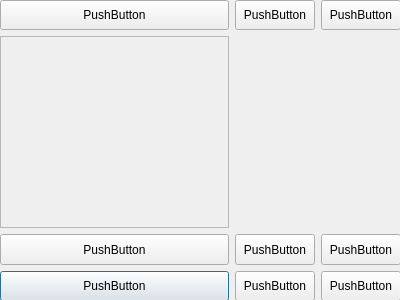
<?xml version="1.0" encoding="UTF-8"?>
<ui version="4.0">
 <class>Juego</class>
 <widget class="QDialog" name="Juego">
  <property name="geometry">
   <rect>
    <x>0</x>
    <y>0</y>
    <width>400</width>
    <height>300</height>
   </rect>
  </property>
  <property name="windowTitle">
   <string>Dialog</string>
  </property>
  <widget class="QWidget" name="gridLayoutWidget">
   <property name="geometry">
    <rect>
     <x>0</x>
     <y>0</y>
     <width>401</width>
     <height>301</height>
    </rect>
   </property>
   <layout class="QGridLayout" name="gridLayout">
    <property name="sizeConstraint">
     <enum>QLayout::SetNoConstraint</enum>
    </property>
    <item row="3" column="0">
     <widget class="QPushButton" name="b7">
      <property name="sizePolicy">
       <sizepolicy hsizetype="Minimum" vsizetype="Expanding">
        <horstretch>0</horstretch>
        <verstretch>0</verstretch>
       </sizepolicy>
      </property>
      <property name="text">
       <string>PushButton</string>
      </property>
     </widget>
    </item>
    <item row="0" column="2">
     <widget class="QPushButton" name="b3">
      <property name="sizePolicy">
       <sizepolicy hsizetype="Minimum" vsizetype="Expanding">
        <horstretch>0</horstretch>
        <verstretch>0</verstretch>
       </sizepolicy>
      </property>
      <property name="text">
       <string>PushButton</string>
      </property>
     </widget>
    </item>
    <item row="2" column="1">
     <widget class="QPushButton" name="b5">
      <property name="sizePolicy">
       <sizepolicy hsizetype="Minimum" vsizetype="Expanding">
        <horstretch>0</horstretch>
        <verstretch>0</verstretch>
       </sizepolicy>
      </property>
      <property name="text">
       <string>PushButton</string>
      </property>
     </widget>
    </item>
    <item row="0" column="1">
     <widget class="QPushButton" name="b2">
      <property name="sizePolicy">
       <sizepolicy hsizetype="Minimum" vsizetype="Expanding">
        <horstretch>0</horstretch>
        <verstretch>0</verstretch>
       </sizepolicy>
      </property>
      <property name="text">
       <string>PushButton</string>
      </property>
     </widget>
    </item>
    <item row="3" column="1">
     <widget class="QPushButton" name="b8">
      <property name="sizePolicy">
       <sizepolicy hsizetype="Minimum" vsizetype="Expanding">
        <horstretch>0</horstretch>
        <verstretch>0</verstretch>
       </sizepolicy>
      </property>
      <property name="text">
       <string>PushButton</string>
      </property>
     </widget>
    </item>
    <item row="0" column="0">
     <widget class="QPushButton" name="b1">
      <property name="sizePolicy">
       <sizepolicy hsizetype="Minimum" vsizetype="Expanding">
        <horstretch>0</horstretch>
        <verstretch>0</verstretch>
       </sizepolicy>
      </property>
      <property name="text">
       <string>PushButton</string>
      </property>
     </widget>
    </item>
    <item row="2" column="2">
     <widget class="QPushButton" name="b6">
      <property name="sizePolicy">
       <sizepolicy hsizetype="Minimum" vsizetype="Expanding">
        <horstretch>0</horstretch>
        <verstretch>0</verstretch>
       </sizepolicy>
      </property>
      <property name="text">
       <string>PushButton</string>
      </property>
     </widget>
    </item>
    <item row="3" column="2">
     <widget class="QPushButton" name="b9">
      <property name="sizePolicy">
       <sizepolicy hsizetype="Minimum" vsizetype="Expanding">
        <horstretch>0</horstretch>
        <verstretch>0</verstretch>
       </sizepolicy>
      </property>
      <property name="text">
       <string>PushButton</string>
      </property>
     </widget>
    </item>
    <item row="2" column="0">
     <widget class="QPushButton" name="b4">
      <property name="sizePolicy">
       <sizepolicy hsizetype="Minimum" vsizetype="Expanding">
        <horstretch>0</horstretch>
        <verstretch>0</verstretch>
       </sizepolicy>
      </property>
      <property name="text">
       <string>PushButton</string>
      </property>
     </widget>
    </item>
    <item row="1" column="0">
     <widget class="QTextBrowser" name="label">
      <property name="enabled">
       <bool>false</bool>
      </property>
      <property name="font">
       <font>
        <pointsize>64</pointsize>
       </font>
      </property>
     </widget>
    </item>
   </layout>
  </widget>
 </widget>
 <resources/>
 <connections/>
</ui>
